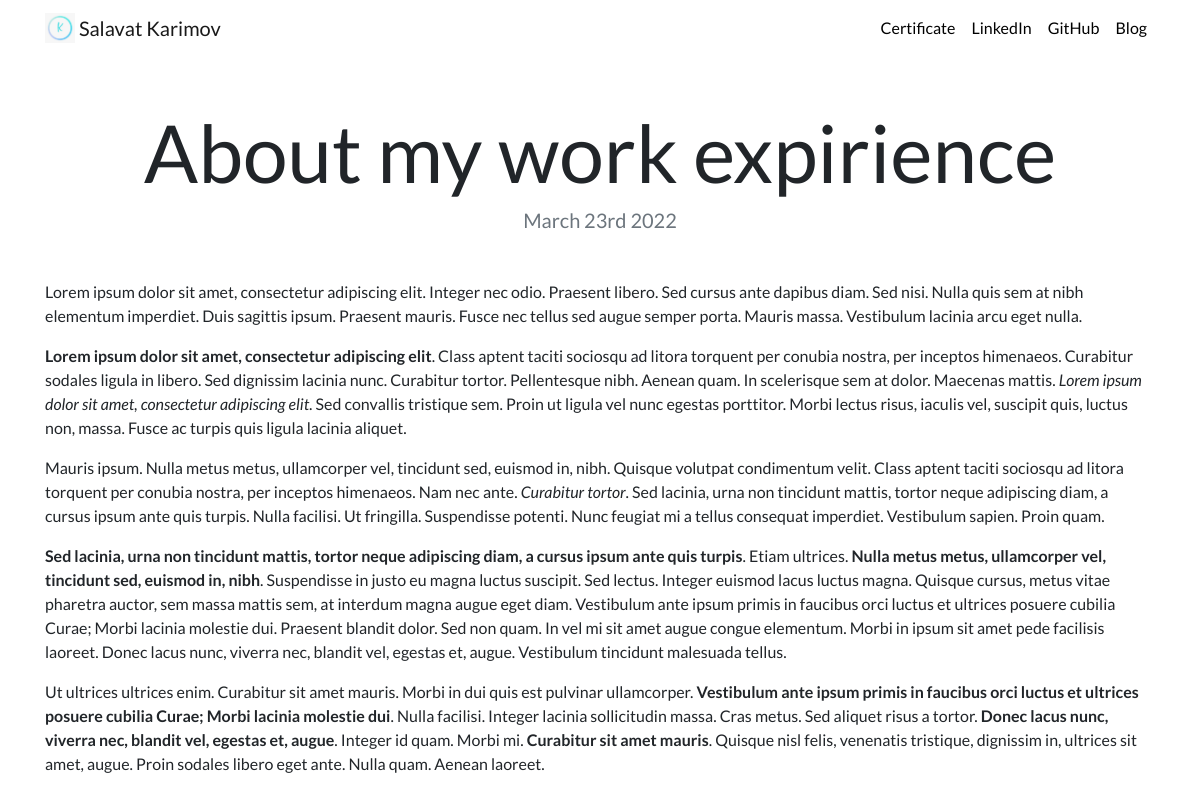
Page /blog/11/ on the committed database.
### blog/models.py (models this page shows, shortened)
class Blog(models.Model):
    title = models.CharField(max_length=200)
    description = models.TextField()
    date = models.DateField(default=datetime.now())

### blog/views.py (the view)
# urls.py: path('<int:blog_id>/', views.detail, name='detail'),
def detail(requst, blog_id):
    blog = get_object_or_404(Blog, pk=blog_id)
    return render(requst, 'blog/detail.html', {'blog':blog})

### blog/templates/blog/detail.html
{% extends "portfolio/base.html" %}
{% load static %}
{% block content %}
<h1 class="text-center mt-5" id="blogdetailtitle">{{ blog.title }}</h1>
<h5 class="text-center text-muted mb-5">{{ blog.date|date:'F jS Y' }}</h5>
{{ blog.description|safe }}
{% endblock %}

### portfolio/static/portfolio/custom.css (style rules this page uses)
body { font-family: 'Lato', sans-serif; }
@media (min-width: 992px) { #blogdetailtitle { font-size: 5rem; } }

### rows in the picture
Blog: title "About my work expirience", date "March 23rd 2022", description "Lorem ipsum dolor sit amet, consectetur adipiscing elit. Integer nec odio. Praesent libero. Sed cursus ante dapibus diam. Sed nisi. Nulla quis sem at nibh elementum imperdiet. Duis sagittis ipsum. Praesent mauris. Fusce nec tellus sed augue semper porta. Mauris massa. Vestibulum lacinia arcu eget nulla. Lorem ipsum dolor sit amet, consectetur adipiscing elit . Class aptent taciti sociosqu ad litora torquent per conubia nostra, per inceptos himenaeos. Curabitur sodales ligula in libero. Sed dignissim lacinia nunc. Curabitur tortor. Pellentesque nibh. Aenean quam. In scelerisque sem at dolor. Maecenas mattis. Lorem ipsum dolor sit amet, consectetur adipiscing elit . Sed convallis tristique…"
